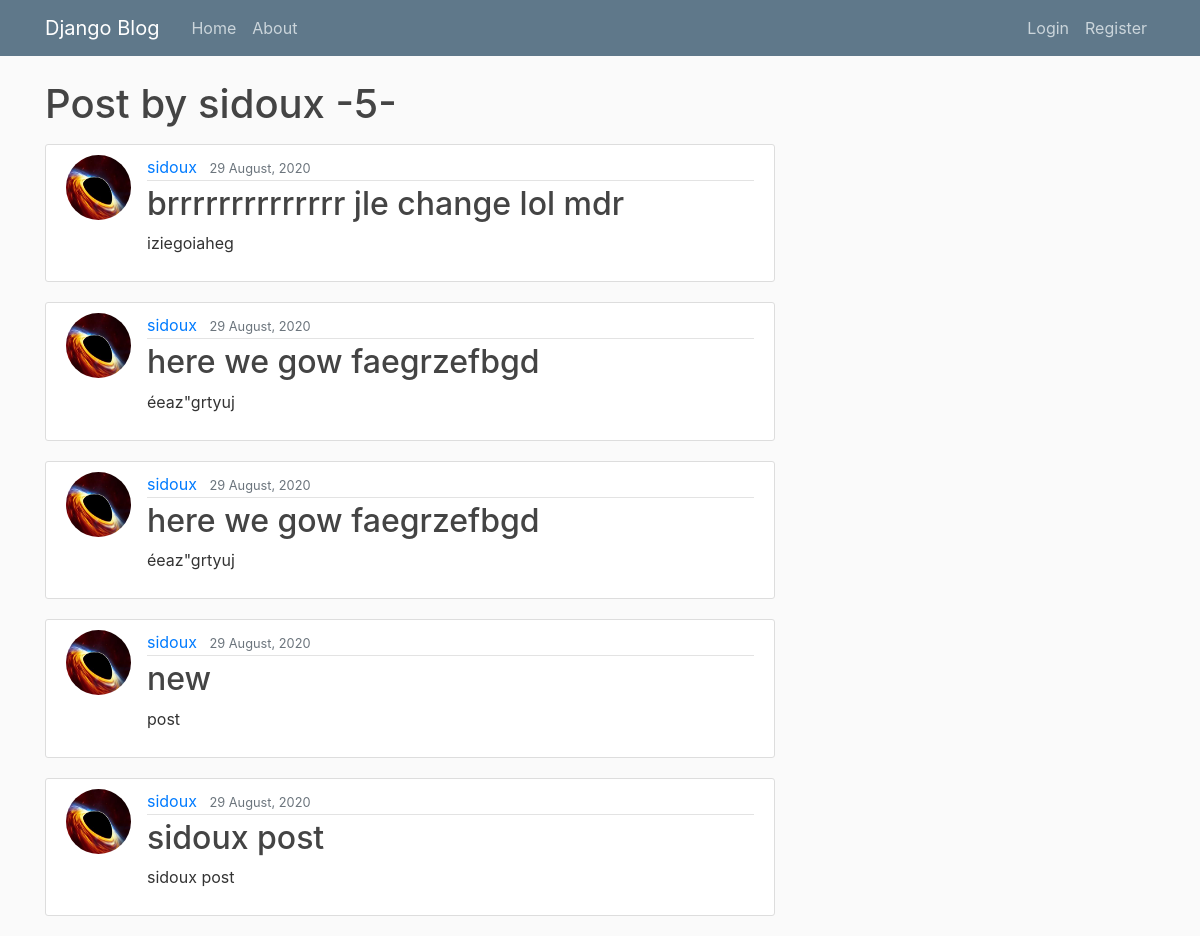
/user/sidoux/, run on an earlier commit of the app's database.
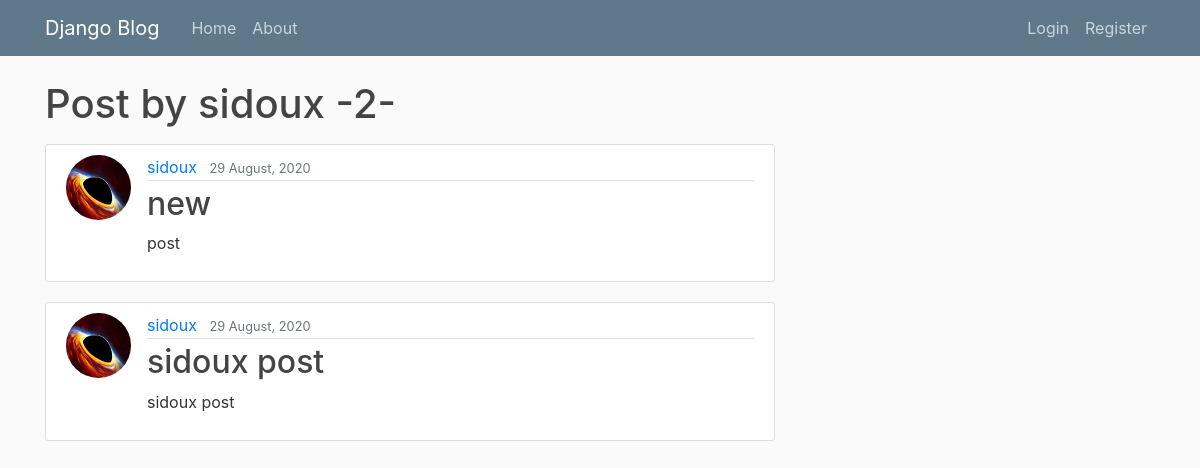
And on a later commit of the database.
### blog/models.py (models this page shows, shortened)
class Post(models.Model):
    title = models.CharField(max_length=100)
    content = models.TextField()
    date_posted = models.DateTimeField(default=timezone.now)
    author = models.ForeignKey(User, on_delete=models.CASCADE)

### users/models.py (models this page shows, shortened)
class Profile(models.Model):
    user = models.OneToOneField(User, on_delete=models.CASCADE)
    image = models.ImageField(default='default.jpg', upload_to='profile_pics')

### blog/views.py (the view)
# urls.py: path('user/<str:username>/', UserPostListView.as_view(), name='user-posts'),
class UserPostListView(ListView):
    model = Post
    template_name = 'blog/user_posts.html'
    context_object_name = 'posts'
    ordering = ['-date_posted']
    paginate_by = 5
    def get_queryset(self):
        user = get_object_or_404(User, username=self.kwargs.get('username'))
        return Post.objects.filter(author=user).order_by('-date_posted')

### blog/templates/blog/user_posts.html (shortened to what this page needs)
{% extends "blog/base.html" %}
{% block content %}
    <h1 class="mb-3">Post by {{ view.kwargs.username }} -{{ page_obj.paginator.count }}-</h1>
    {% for post in posts %}
    <article class="media content-section">
      <img class="rounded-circle article-img" src="{{ post.author.profile.image.url }}">
        <div class="media-body">
          <div class="article-metadata">
            <a class="mr-2" href="{% url 'user-posts' post.author.username %}">{{ post.author }}</a>
            <small class="text-muted">{{ post.date_posted|date:"d F, Y" }}</small>
          </div>
          <h2><a class="article-title" href="{% url 'post-detail' post.id %}">{{ post.title }}</a></h2>
          <p class="article-content">{{ post.content }}</p>
        </div>
      </article>
      {% endfor %}
{% endblock content %}

### blog/templates/blog/base.html (shortened to what this page needs)
{% load static %}
<!DOCTYPE html>
<html lang="fr">
    <head>
          <link rel="stylesheet" href="https://stackpath.bootstrapcdn.com/bootstrap/4.5.2/css/bootstrap.min.css">
        <link rel="stylesheet" type="text/css" href="{% static 'blog/main.css' %}">
    </head>
    <body>
        <header class="site-header">
            <nav class="navbar navbar-expand-md navbar-dark bg-steel fixed-top">
              <div class="container">
                {% if user.is_authenticated %}
                      <a class="navbar-brand mr-4" href="{% url 'blog-home' %}">{{ user.username }} Blog</a>
                    {% else %}
                      <a class="navbar-brand mr-4" href="{% url 'blog-home' %}">Django Blog</a>
                    {% endif %}
                <div class="collapse navbar-collapse" id="navbarToggle">
                  <div class="navbar-nav mr-auto">
                    <a class="nav-item nav-link" href="{% url 'blog-home' %}">Home</a>
                    <a class="nav-item nav-link" href="{% url 'blog-about' %}">About</a>
                  </div>
                  <div class="navbar-nav">
                    {% if user.is_authenticated %}
                      <a class="nav-item nav-link" href="{% url 'post-create' %}">New Post</a>
                      <a class="nav-item nav-link" href="{% url 'profile' %}">Profile</a>
                      <a class="nav-item nav-link" href="{% url 'logout' %}">Logout</a>
                    {% else %}
                      <a class="nav-item nav-link" href="{% url 'login' %}">Login</a>
                      <a class="nav-item nav-link" href="{% url 'register' %}">Register</a>
                    {% endif %}
                  </div>
                </div>
              </div>
            </nav>
          </header>
          <main role="main" class="container">
            <div class="row">
              <div class="col-md-8">
                {% block content %}{% endblock %}
              </div>
            </div>
          </main>
      </body>
</html>

### blog/static/blog/main.css (style rules this page uses)
body { background: #fafafa; color: #333333; margin-top: 5rem; }
h1, h2, h3, h4, h5, h6 { color: #444444; }
.bg-steel { background-color: #5f788a; }
.site-header .navbar-nav .nav-link { color: #cbd5db; }
.content-section { background: #ffffff; padding: 10px 20px; border: 1px solid #dddddd; border-radius: 3px; margin-bottom: 20px; }
.article-title { color: #444444; }
.article-content { white-space: pre-line; }
.article-img { height: 65px; width: 65px; margin-right: 16px; }
.article-metadata { padding-bottom: 1px; margin-bottom: 4px; border-bottom: 1px solid #e3e3e3 }

What changed in the data, as far as the page shows it:
removed Post: author.profile.image (picture), author "sidoux", date_posted "29 August, 2020", title "brrrrrrrrrrrrrr jle change lol mdr", content "iziegoiaheg"
removed Post: author.profile.image (picture), author "sidoux", date_posted "29 August, 2020", title "here we gow faegrzefbgd", content "éeaz\"grtyuj"
removed Post: author.profile.image (picture), author "sidoux", date_posted "29 August, 2020", title "here we gow faegrzefbgd", content "éeaz\"grtyuj"
Also different on the page:
{{ page_obj.paginator.count }}: "5" → "2"
